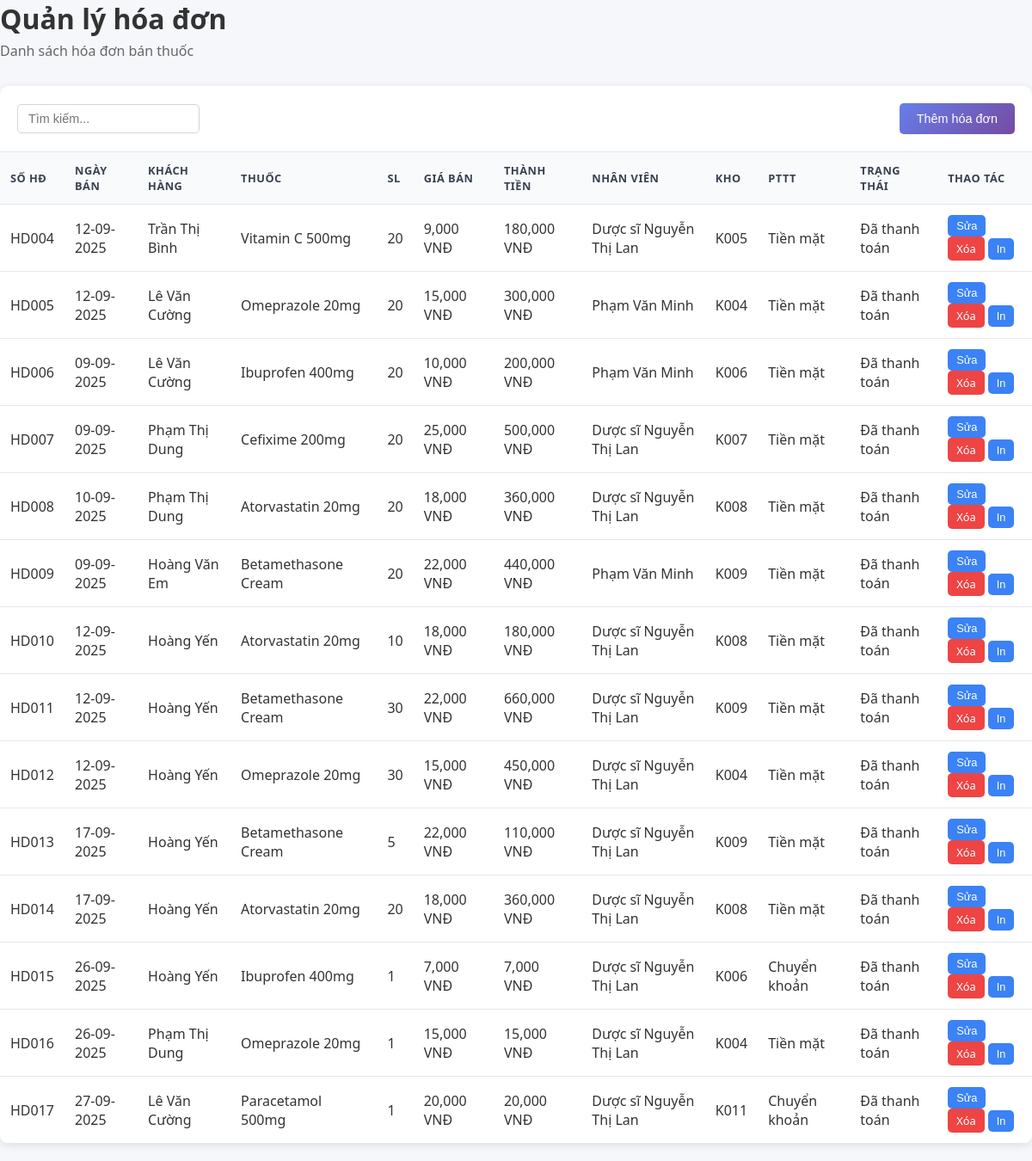
Page /hoa-don.php on the committed database.
### tables this page shows
CREATE TABLE `hoadon` (
  `so_hd` varchar(10) NOT NULL,
  `ngay_ban` date NOT NULL,
  `ten_khach` varchar(255) NOT NULL,
  `ma_kho` varchar(10) DEFAULT NULL,
  `so_don_dat` varchar(10) DEFAULT NULL,
  `ma_thuoc` varchar(10) NOT NULL,
  `ten_thuoc` varchar(255) NOT NULL,
  `loai_thuoc` varchar(255) NOT NULL,
  `so_luong_ban` int(11) NOT NULL,
  `gia_ban` decimal(10,2) NOT NULL,
  `thanh_tien_ban` decimal(15,2) GENERATED ALWAYS AS (`so_luong_ban` * `gia_ban`) STORED,
  `ma_nhan_vien` varchar(10) NOT NULL,
  `phuong_thuc_thanh_toan` enum('Tiền mặt','Chuyển khoản','Thẻ') DEFAULT 'Tiền mặt',
  `giam_gia` decimal(10,2) DEFAULT 0.00,
  `thue_vat` decimal(5,2) DEFAULT 10.00,
  `tong_tien_cuoi` decimal(15,2) DEFAULT NULL,
  `ghi_chu` text DEFAULT NULL,
  `created_at` timestamp NOT NULL DEFAULT current_timestamp(),
  `updated_at` timestamp NOT NULL DEFAULT current_timestamp() ON UPDATE current_timestamp(),
  `trang_thai` enum('Chưa thanh toán','Đã thanh toán') DEFAULT 'Chưa thanh toán'
);

CREATE TABLE `thuoc` (
  `ma_thuoc` varchar(10) NOT NULL,
  `ten_thuoc` varchar(255) NOT NULL,
  `ma_danh_muc` varchar(10) NOT NULL,
  `nha_san_xuat` varchar(255) NOT NULL,
  `gia_ban` decimal(10,2) NOT NULL,
  `han_su_dung` date NOT NULL,
  `hoat_chat` varchar(255) NOT NULL,
  `don_vi_tinh` varchar(50) DEFAULT 'Viên',
  `mo_ta` text DEFAULT NULL,
  `created_at` timestamp NOT NULL DEFAULT current_timestamp(),
  `updated_at` timestamp NOT NULL DEFAULT current_timestamp() ON UPDATE current_timestamp(),
  `ma_kho` varchar(10) DEFAULT NULL
);

CREATE TABLE `nhanvien` (
  `ma_nhan_vien` varchar(10) NOT NULL,
  `ten_nhan_vien` varchar(255) NOT NULL,
  `dia_chi` text NOT NULL,
  `dien_thoai` varchar(15) NOT NULL,
  `chuc_vu` enum('Dược sĩ','Nhân viên bán hàng','Kế toán','Quản lý','Thủ kho') NOT NULL,
  `luong_co_ban` decimal(10,2) DEFAULT NULL,
  `ngay_vao_lam` date DEFAULT NULL,
  `trang_thai` enum('Đang làm việc','Nghỉ việc','Tạm nghỉ') DEFAULT 'Đang làm việc',
  `created_at` timestamp NOT NULL DEFAULT current_timestamp(),
  `updated_at` timestamp NOT NULL DEFAULT current_timestamp() ON UPDATE current_timestamp()
);

### hoa-don.php (the view, shortened to what this page needs)
<?php
include("connect.php");
mysqli_set_charset($conn, "utf8");
$result = $conn->query("SELECT h.*, t.ten_thuoc, n.ten_nhan_vien
                        FROM hoadon h
                        LEFT JOIN thuoc t ON h.ma_thuoc=t.ma_thuoc
                        LEFT JOIN nhanvien n ON h.ma_nhan_vien=n.ma_nhan_vien
                        ORDER BY h.so_hd ASC");
?>
<!DOCTYPE html>
<html lang="vi">
<head>
<link rel="stylesheet" href="css.css">
</head>
<body>
<div id="hoa-don" class="page">
    <div class="page-header">
        <h1 class="page-title">Quản lý hóa đơn</h1>
        <p class="page-subtitle">Danh sách hóa đơn bán thuốc</p>
    </div>
    <div class="table-container">
        <div class="table-header">
            <div class="search-filters">
                <input type="text" id="searchInput" class="search-input" placeholder="Tìm kiếm..." onkeyup="timKiem()">
            </div>
            <button class="btn btn-primary" onclick="moModal('modal-them-hoa-don')"> Thêm hóa đơn</button>
        </div>
        <table id="hoaDonTable">
            <thead>
                <tr>
                    <th>Số HĐ</th>
                    <th>Ngày bán</th>
                    <th>Khách hàng</th>
                    <th>Thuốc</th>
                    <th>SL</th>
                    <th>Giá bán</th>
                    <th>Thành tiền</th>
                    <th>Nhân viên</th>
                    <th>Kho</th>
                    <th>PTTT</th>
                    <th>Trạng thái</th>
                    <th>Thao tác</th>
                </tr>
            </thead>
            <tbody>
            <?php while($row=$result->fetch_assoc()): ?>
                <tr>
                    <td><?= htmlspecialchars($row['so_hd']) ?></td>
                    <td><?= date("d-m-Y", strtotime($row['ngay_ban'])) ?></td>
                    <td><?= htmlspecialchars($row['ten_khach']) ?></td>
                    <td><?= htmlspecialchars($row['ten_thuoc']) ?></td>
                    <td><?= htmlspecialchars($row['so_luong_ban']) ?></td>
                    <td><?= number_format($row['gia_ban']) ?> VNĐ</td>
                    <td><?= number_format($row['thanh_tien_ban']) ?> VNĐ</td>
                    <td><?= htmlspecialchars($row['ten_nhan_vien']) ?></td>
                    <td><?= htmlspecialchars($row['ma_kho']) ?></td>
                    <td><?= htmlspecialchars($row['phuong_thuc_thanh_toan']) ?></td>
                    <td><?= htmlspecialchars($row['trang_thai']) ?></td>
                    <td>
                        <button class="btn btn-info btn-sm"
                            onclick="suaHD('<?= addslashes($row['so_hd'])?>','<?= addslashes($row['ngay_ban'])?>','<?= addslashes($row['ten_khach'])?>','<?= addslashes($row['ma_thuoc'])?>','<?= addslashes($row['so_luong_ban'])?>','<?= addslashes($row['gia_ban'])?>','<?= addslashes($row['phuong_thuc_thanh_toan'])?>','<?= addslashes($row['ma_nhan_vien'])?>','<?= addslashes($row['ma_kho'])?>')"> Sửa</button>
                        <a class="btn btn-danger btn-sm"
                           href="hoa-don.php?xoa=<?= urlencode($row['so_hd'])?>"
                           onclick="return confirm('Xóa hóa đơn này?')"> Xóa</a>
                        <button class="btn btn-info btn-sm"
                            onclick="inHoaDon('<?= addslashes($row['so_hd'])?>','<?= addslashes($row['ngay_ban'])?>','<?= addslashes($row['ten_khach'])?>','<?= addslashes($row['ten_thuoc'])?>','<?= addslashes($row['so_luong_ban'])?>','<?= addslashes($row['gia_ban'])?>','<?= addslashes($row['thanh_tien_ban'])?>','<?= addslashes($row['phuong_thuc_thanh_toan'])?>','<?= addslashes($row['ten_nhan_vien'])?>','<?= addslashes($row['ma_kho'])?>')">In</button>
                    </td>
                </tr>
            <?php endwhile; ?>
            </tbody>
        </table>
    </div>
</div>
</body>
</html>

### css.css (style rules this page uses)
* { margin: 0; padding: 0; box-sizing: border-box; }
body { font-family: 'Segoe UI'; background-color: #f5f7fa; color: #333; }
.page-header { margin-bottom: 30px; }
.page-title { font-size: 2rem; font-weight: bold; color: #333; margin-bottom: 5px; }
.page-subtitle { color: #666; font-size: 1rem; }
.table-container { background: white; border-radius: 10px; box-shadow: 0 2px 10px rgba(0,0,0,0.1); overflow: hidden; margin-bottom: 20px; }
.table-header { padding: 20px; border-bottom: 1px solid #e5e7eb; display: flex; justify-content: space-between; align-items: center; flex-wrap: wrap; gap: 15px; }
.search-filters { display: flex; gap: 15px; flex-wrap: wrap; }
.search-input, .filter-select { padding: 8px 12px; border: 1px solid #d1d5db; border-radius: 5px; font-size: 0.9rem; }
.search-input { min-width: 200px; }
.btn { padding: 10px 20px; border: none; border-radius: 5px; cursor: pointer; font-size: 0.9rem; font-weight: 500; transition: all 0.3s; text-decoration: none; display: inline-flex; align-items: center; gap: 8px; }
.btn-primary { background: linear-gradient(135deg, #667eea 0%, #764ba2 100%); color: white; }
.btn-danger { background: #ef4444; color: white; }
.btn-info { background: #3b82f6; color: white; }
.btn-sm { padding: 5px 10px; font-size: 0.8rem; }
table { width: 100%; border-collapse: collapse; }
th, td { padding: 12px; text-align: left; border-bottom: 1px solid #e5e7eb; }
th { background: #f9fafb; font-weight: 600; color: #374151; font-size: 0.8rem; text-transform: uppercase; letter-spacing: 0.5px; }

### rows in the picture
hoadon: so_hd "HD004", ngay_ban "12-09-2025", ten_khach "Trần Thị Bình", ma_thuoc.ten_thuoc "Vitamin C 500mg", so_luong_ban "20", gia_ban "9,000", thanh_tien_ban "180,000", ma_nhan_vien.ten_nhan_vien "Dược sĩ Nguyễn Thị Lan", ma_kho "K005", phuong_thuc_thanh_toan "Tiền mặt", trang_thai "Đã thanh toán"
hoadon: so_hd "HD005", ngay_ban "12-09-2025", ten_khach "Lê Văn Cường", ma_thuoc.ten_thuoc "Omeprazole 20mg", so_luong_ban "20", gia_ban "15,000", thanh_tien_ban "300,000", ma_nhan_vien.ten_nhan_vien "Phạm Văn Minh", ma_kho "K004", phuong_thuc_thanh_toan "Tiền mặt", trang_thai "Đã thanh toán"
hoadon: so_hd "HD006", ngay_ban "09-09-2025", ten_khach "Lê Văn Cường", ma_thuoc.ten_thuoc "Ibuprofen 400mg", so_luong_ban "20", gia_ban "10,000", thanh_tien_ban "200,000", ma_nhan_vien.ten_nhan_vien "Phạm Văn Minh", ma_kho "K006", phuong_thuc_thanh_toan "Tiền mặt", trang_thai "Đã thanh toán"
hoadon: so_hd "HD007", ngay_ban "09-09-2025", ten_khach "Phạm Thị Dung", ma_thuoc.ten_thuoc "Cefixime 200mg", so_luong_ban "20", gia_ban "25,000", thanh_tien_ban "500,000", ma_nhan_vien.ten_nhan_vien "Dược sĩ Nguyễn Thị Lan", ma_kho "K007", phuong_thuc_thanh_toan "Tiền mặt", trang_thai "Đã thanh toán"
hoadon: so_hd "HD008", ngay_ban "10-09-2025", ten_khach "Phạm Thị Dung", ma_thuoc.ten_thuoc "Atorvastatin 20mg", so_luong_ban "20", gia_ban "18,000", thanh_tien_ban "360,000", ma_nhan_vien.ten_nhan_vien "Dược sĩ Nguyễn Thị Lan", ma_kho "K008", phuong_thuc_thanh_toan "Tiền mặt", trang_thai "Đã thanh toán"
hoadon: so_hd "HD009", ngay_ban "09-09-2025", ten_khach "Hoàng Văn Em", ma_thuoc.ten_thuoc "Betamethasone Cream", so_luong_ban "20", gia_ban "22,000", thanh_tien_ban "440,000", ma_nhan_vien.ten_nhan_vien "Phạm Văn Minh", ma_kho "K009", phuong_thuc_thanh_toan "Tiền mặt", trang_thai "Đã thanh toán"
hoadon: so_hd "HD010", ngay_ban "12-09-2025", ten_khach "Hoàng Yến", ma_thuoc.ten_thuoc "Atorvastatin 20mg", so_luong_ban "10", gia_ban "18,000", thanh_tien_ban "180,000", ma_nhan_vien.ten_nhan_vien "Dược sĩ Nguyễn Thị Lan", ma_kho "K008", phuong_thuc_thanh_toan "Tiền mặt", trang_thai "Đã thanh toán"
hoadon: so_hd "HD011", ngay_ban "12-09-2025", ten_khach "Hoàng Yến", ma_thuoc.ten_thuoc "Betamethasone Cream", so_luong_ban "30", gia_ban "22,000", thanh_tien_ban "660,000", ma_nhan_vien.ten_nhan_vien "Dược sĩ Nguyễn Thị Lan", ma_kho "K009", phuong_thuc_thanh_toan "Tiền mặt", trang_thai "Đã thanh toán"
hoadon: so_hd "HD012", ngay_ban "12-09-2025", ten_khach "Hoàng Yến", ma_thuoc.ten_thuoc "Omeprazole 20mg", so_luong_ban "30", gia_ban "15,000", thanh_tien_ban "450,000", ma_nhan_vien.ten_nhan_vien "Dược sĩ Nguyễn Thị Lan", ma_kho "K004", phuong_thuc_thanh_toan "Tiền mặt", trang_thai "Đã thanh toán"
hoadon: so_hd "HD013", ngay_ban "17-09-2025", ten_khach "Hoàng Yến", ma_thuoc.ten_thuoc "Betamethasone Cream", so_luong_ban "5", gia_ban "22,000", thanh_tien_ban "110,000", ma_nhan_vien.ten_nhan_vien "Dược sĩ Nguyễn Thị Lan", ma_kho "K009", phuong_thuc_thanh_toan "Tiền mặt", trang_thai "Đã thanh toán"
hoadon: so_hd "HD014", ngay_ban "17-09-2025", ten_khach "Hoàng Yến", ma_thuoc.ten_thuoc "Atorvastatin 20mg", so_luong_ban "20", gia_ban "18,000", thanh_tien_ban "360,000", ma_nhan_vien.ten_nhan_vien "Dược sĩ Nguyễn Thị Lan", ma_kho "K008", phuong_thuc_thanh_toan "Tiền mặt", trang_thai "Đã thanh toán"
hoadon: so_hd "HD015", ngay_ban "26-09-2025", ten_khach "Hoàng Yến", ma_thuoc.ten_thuoc "Ibuprofen 400mg", so_luong_ban "1", gia_ban "7,000", thanh_tien_ban "7,000", ma_nhan_vien.ten_nhan_vien "Dược sĩ Nguyễn Thị Lan", ma_kho "K006", phuong_thuc_thanh_toan "Chuyển khoản", trang_thai "Đã thanh toán"
hoadon: so_hd "HD016", ngay_ban "26-09-2025", ten_khach "Phạm Thị Dung", ma_thuoc.ten_thuoc "Omeprazole 20mg", so_luong_ban "1", gia_ban "15,000", thanh_tien_ban "15,000", ma_nhan_vien.ten_nhan_vien "Dược sĩ Nguyễn Thị Lan", ma_kho "K004", phuong_thuc_thanh_toan "Tiền mặt", trang_thai "Đã thanh toán"
hoadon: so_hd "HD017", ngay_ban "27-09-2025", ten_khach "Lê Văn Cường", ma_thuoc.ten_thuoc "Paracetamol 500mg", so_luong_ban "1", gia_ban "20,000", thanh_tien_ban "20,000", ma_nhan_vien.ten_nhan_vien "Dược sĩ Nguyễn Thị Lan", ma_kho "K011", phuong_thuc_thanh_toan "Chuyển khoản", trang_thai "Đã thanh toán"
